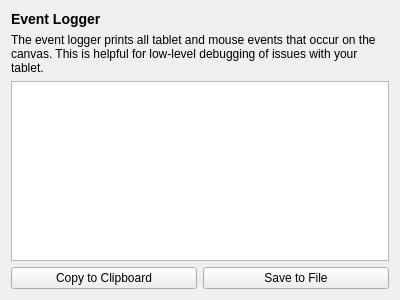
<?xml version="1.0" encoding="UTF-8"?>
<ui version="4.0">
 <class>EventLogger</class>
 <widget class="QWidget" name="EventLogger">
  <property name="geometry">
   <rect>
    <x>0</x>
    <y>0</y>
    <width>400</width>
    <height>300</height>
   </rect>
  </property>
  <property name="windowTitle">
   <string>Form</string>
  </property>
  <layout class="QVBoxLayout" name="verticalLayout">
   <item>
    <widget class="QLabel" name="title">
     <property name="text">
      <string>&lt;h3&gt;Event Logger&lt;/h3&gt;</string>
     </property>
    </widget>
   </item>
   <item>
    <widget class="QLabel" name="description">
     <property name="text">
      <string>The event logger prints all tablet and mouse events that occur on the canvas. This is helpful for low-level debugging of issues with your tablet.</string>
     </property>
     <property name="wordWrap">
      <bool>true</bool>
     </property>
    </widget>
   </item>
   <item>
    <widget class="QTextEdit" name="log">
     <property name="sizePolicy">
      <sizepolicy hsizetype="Expanding" vsizetype="Expanding">
       <horstretch>0</horstretch>
       <verstretch>1</verstretch>
      </sizepolicy>
     </property>
     <property name="lineWrapMode">
      <enum>QTextEdit::NoWrap</enum>
     </property>
     <property name="readOnly">
      <bool>true</bool>
     </property>
    </widget>
   </item>
   <item>
    <layout class="QHBoxLayout" name="buttonGroup">
     <item>
      <widget class="QPushButton" name="copyButton">
       <property name="text">
        <string>Copy to Clipboard</string>
       </property>
      </widget>
     </item>
     <item>
      <widget class="QPushButton" name="saveButton">
       <property name="text">
        <string>Save to File</string>
       </property>
      </widget>
     </item>
    </layout>
   </item>
  </layout>
 </widget>
 <resources/>
 <connections/>
</ui>
